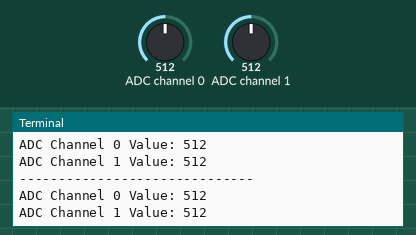
Recording of a program running on a simulated Raspberry Pi (BCM pin numbers). On the bench: the last lines printed to the terminal. The test bench sets the inputs (shaded band); at power-on: ADC channel 0 = 512, ADC channel 1 = 512 (analog values on the 0–1023 scale).

Above: at 1.2 s.
1.3 s: ADC channel 0 set to 716
At 1.9 s:
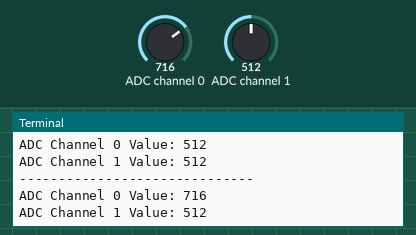
2.8 s: ADC channel 1 set to 716
At 3.4 s:
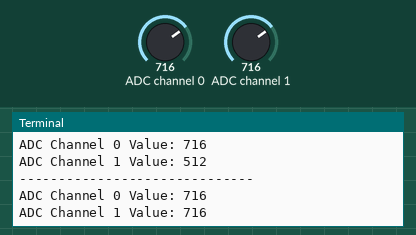
4.3 s: ADC channel 0 set to 900
At 4.9 s:
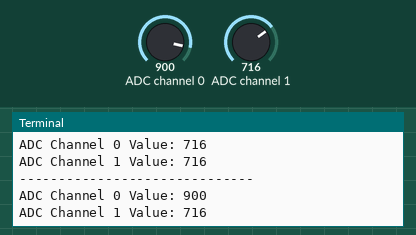
5.8 s: ADC channel 1 set to 900
At 6.4 s:
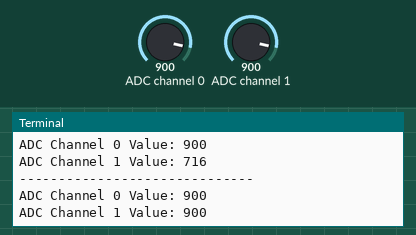
Timing chart, 0 to 8.3 s (numbered marks = the images above; inputs shaded):
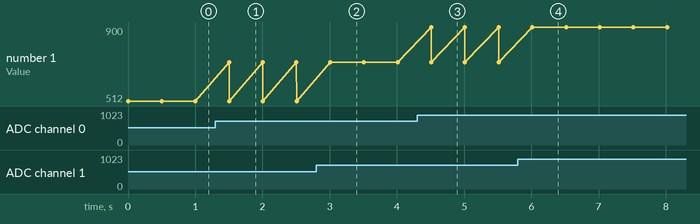

The program:

004_2_gpio_adc1.py
```python
import Adafruit_MCP3008
import RPi.GPIO as GPIO
import time


GPIO.setmode(GPIO.BCM)  # BCM 핀 번호 모드 설정

# MCP3008 ADC 설정
#mcp = Adafruit_MCP3008.MCP3008(spi=Adafruit_MCP3008.SpiDev(0, 0))
mcp = Adafruit_MCP3008.MCP3008(clk=11, cs=8, miso=9, mosi=10)

# ADC 채널 설정
adc_channel0 = 0  # MCP3008의 CH0 채널을 사용
adc_channel1 = 1  # MCP3008의 CH1 채널을 사용
# 측정 주기 설정
delay = 0.5
# MCP3008의 channel 채널을 읽어오는 함수
def read_adc(channel):
    if channel < 0 or channel > 7:
        raise ValueError("ADC channel must be between 0 and 7")

    # MCP3008의 SPI 통신을 통해 ADC 값을 읽어옴
    return mcp.read_adc(channel)
try:
    while True:
        adc_value = read_adc(adc_channel0)  # ADC 값 읽기
        print(f"ADC Channel {adc_channel0} Value: {adc_value}")  # ADC 값 출력

        adc_value = read_adc(adc_channel1)  # ADC 값 읽기
        print(f"ADC Channel {adc_channel1} Value: {adc_value}")  # ADC 값 출력

        time.sleep(delay)  # 지정된 시간만큼 대기
        print("-" * 30)
except KeyboardInterrupt:
    print("\nExiting program")
finally:
    GPIO.cleanup()
    print("Program finished")
# No cleanup needed for Adafruit_MCP3008
# as it handles SPI communication automatically
# No GPIO cleanup needed as we are not using RPi.GPIO
# print("GPIO cleanup done")
# No GPIO cleanup needed as we are not using RPi.GPIO
print("Program finished")
```

Measured:
- after the input at 1.3 s, the terminal: prints a new line after 0.20 s (image 1)
- after the input at 2.8 s, the terminal: prints a new line after 0.21 s (image 2)
- after the input at 4.3 s, the terminal: prints a new line after 0.21 s (image 3)
- after the input at 5.8 s, the terminal: prints a new line after 0.21 s (image 4)
